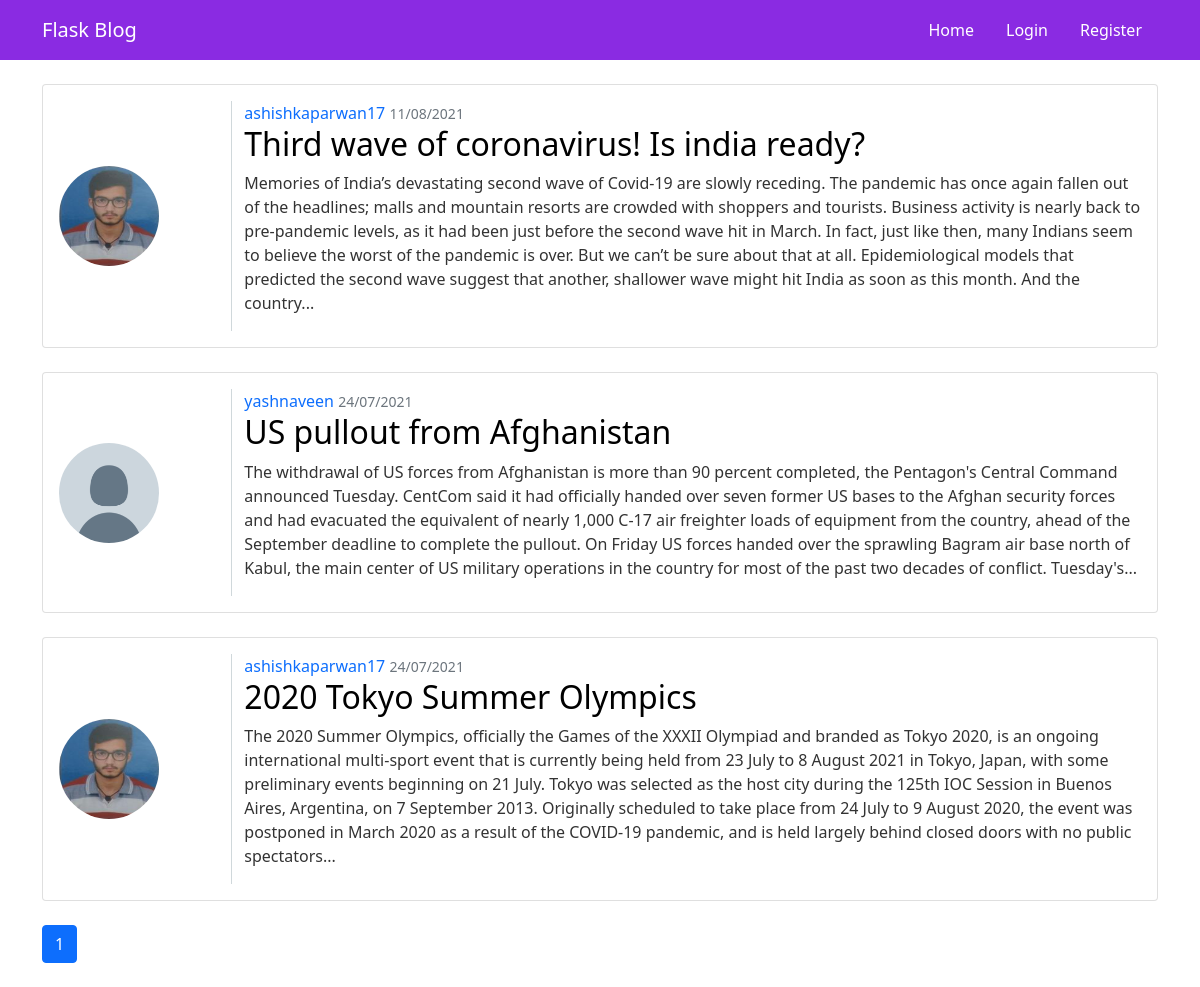
The app's page /, older data.
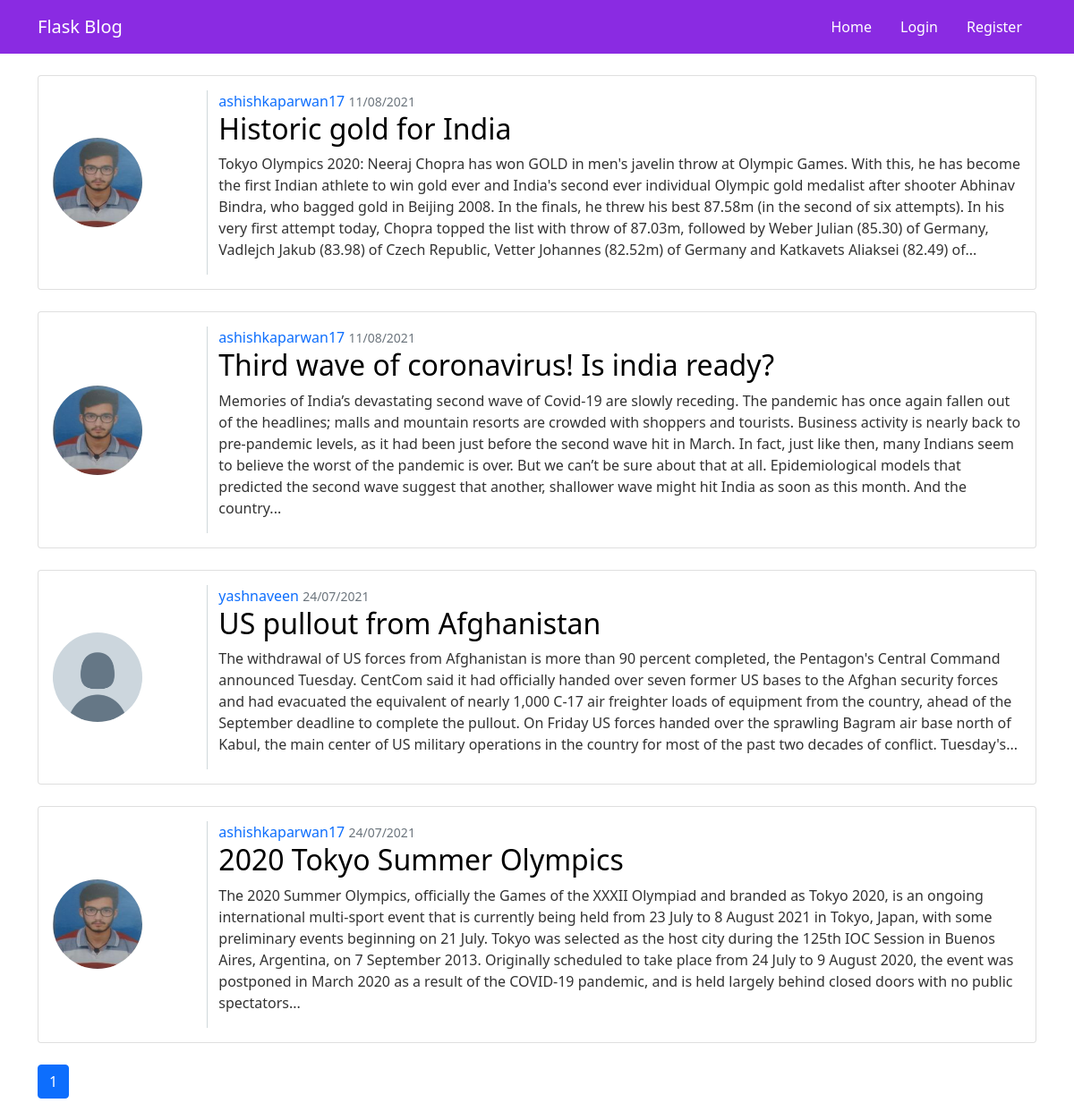
The same page, newer data.
### flaskblog/models.py (models this page shows, shortened)
class Post(db.Model):
    id=db.Column(db.Integer,primary_key=True)
    title=db.Column(db.String(100),nullable=False)
    date_posted=db.Column(db.DateTime,nullable=False,default=datetime.utcnow)
    content=db.Column(db.Text, nullable=False)
    user_id=db.Column(db.Integer,db.ForeignKey('user.id'),nullable=False)

class User(db.Model, UserMixin):
    id=db.Column(db.Integer,primary_key=True)
    username=db.Column(db.String(20),unique=True,nullable=False)
    email=db.Column(db.String(120),unique=True,nullable=False)
    image_file=db.Column(db.String(20),nullable=False,default='default.jpeg')
    password=db.Column(db.String(60),nullable=False)
    posts=db.relationship('Post',backref='author',lazy=True)

### flaskblog/routes.py (the view)
@app.route('/home')
@app.route('/')
def home():
    page=request.args.get('page',1,type=int)
    posts=Post.query.order_by(Post.date_posted.desc()).paginate(page=page,per_page=5)
    return render_template('home.html',title='Home',posts=posts)

### flaskblog/templates/home.html
{% extends 'layout.html' %}
{% block body %}
{% for post in posts.items %}
<div class="card my-4">
    <div class="card-body">
        <div class="row">
            <div class="col-2">
                <img class='rounded-circle post-img' src="{{url_for('static',filename=post.author.image_file)}}">
            </div>
            <div class="col-10">
                <a href="{{url_for('user_posts',username=post.author.username)}}">{{ post.author.username }}</a>
                <small class="text-muted">{{ post.date_posted.strftime('%d/%m/%Y') }}</small>
                <a class="post-title" href="{{url_for('post',post_id=post.id)}}">
                    <h2>{{post.title}}</h2>
                </a>
                <p>{{post.content | truncate(600)}}</p>
            </div>
        </div>
    </div>
</div>
{% endfor %}
{% for page_num in posts.iter_pages(left_edge=1,right_edge=1,left_current=1,right_current=2) %}
{% if page_num %}
{% if posts.page==page_num %}
<a class="mb-4 btn btn-primary" href="{{url_for('home',page=page_num)}}">{{page_num}}</a>
{% else %}
<a class="mb-4 btn btn-outline-primary" href="{{url_for('home',page=page_num)}}">{{page_num}}</a>
{% endif %}
{% else %}
...
{% endif %}
{% endfor %}
{% endblock body %}

### flaskblog/templates/layout.html (shortened to what this page needs)
<!DOCTYPE html>
<html lang="en">
<head>
    <link href="https://cdn.jsdelivr.net/npm/bootstrap@5.0.1/dist/css/bootstrap.min.css" rel="stylesheet"
>
    <link rel="stylesheet" type="text/css" href="{{ url_for('static', filename='style.css') }}">
</head>
<body>
    <nav class="navbar navbar-expand-sm navbar-dark sticky-top">
        <div class="container">
            <a class="navbar-brand" href="{{url_for('home')}}">Flask Blog</a>
            <div class="navbar-nav">
                <a class="nav-link active mx-2" href="{{url_for('home')}}">Home</a>
                {% if current_user.is_authenticated %}
                    <a class="nav-link active mx-2" href="{{url_for('new_post')}}">New Post</a>
                    <a class="nav-link active mx-2" href="{{url_for('account')}}">Account</a>
                    <a class="nav-link active mx-2" href="{{url_for('logout')}}">Logout</a>
                {% else %}
                    <a class="nav-link active mx-2" href="{{url_for('login')}}">Login</a>
                    <a class="nav-link active mx-2" href="{{url_for('register')}}">Register</a>
                {% endif %}
            </div>
        </div>
    </nav>
    <div class="container">
        {% block body %}
        {% endblock body %}
    </div>
</body>
</html>

### flaskblog/static/style.css (style rules this page uses)
body { color: #333333; }
.navbar { height: 60px; background-color: blueviolet; }
.card-body a { text-decoration: none; }
.post-img { height: 100px; width: 100px; }
.row { align-items: center; }
.col-10 { border-left: 1px solid #d0d8db; }
.post-title { color: #000000; }

Row changes from the older to the newer data that the page shows:
added Post: image_file (picture), author.username "ashishkaparwan17", date_posted "11/08/2021", title "Historic gold for India", content "Tokyo Olympics 2020: Neeraj Chopra has won GOLD in men's javelin throw at Olympic Games. With this, he has become the first Indian athlete to win gold ever and India's second ever individual Olympic gold medalist after shooter Abhinav Bindra, who bagged gold in Beijing 2008. In the finals, he threw his best 87.58m (in the second of six attempts). In his very first attempt today, Chopra topped the list with throw of 87.03m, followed by Weber Julian (85.30) of Germany, Vadlejch Jakub (83.98) of Czech Republic, Vetter Johannes (82.52m) of Germany and Katkavets Aliaksei (82.49) of..."
